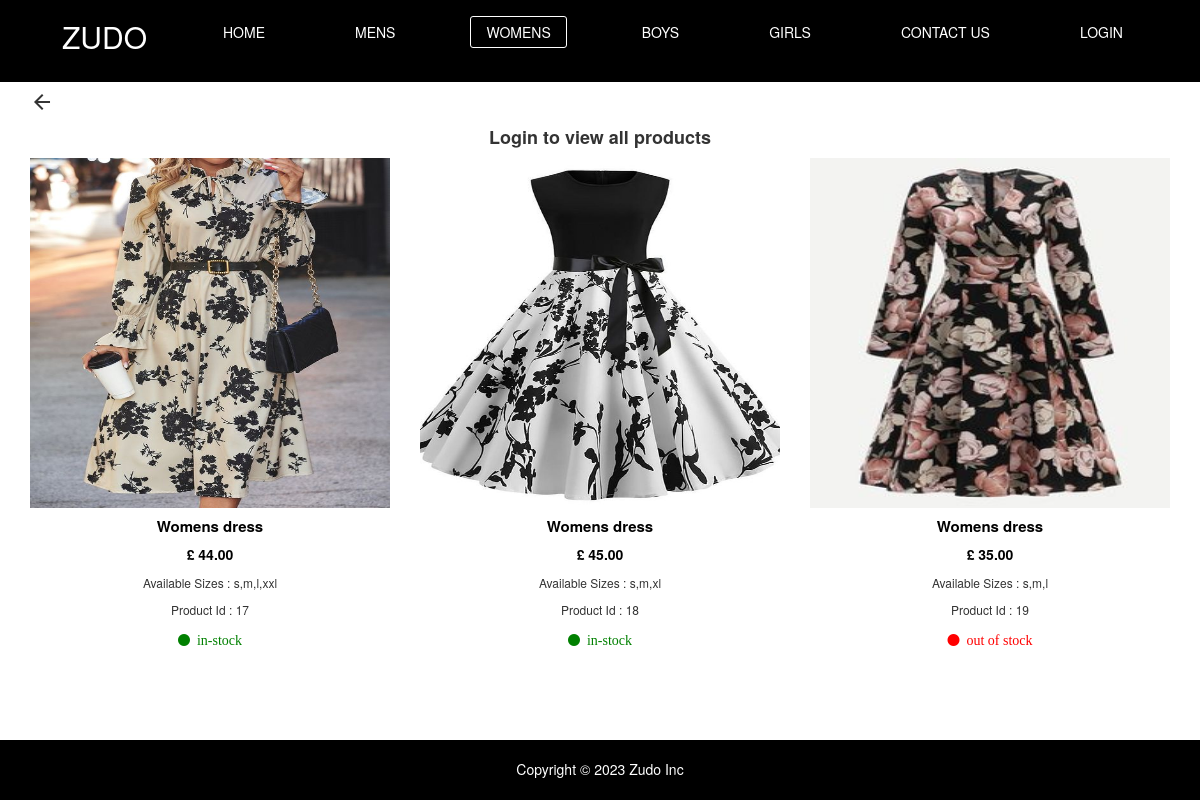
The app's page /womens.php with its own data.
### tables this page shows
CREATE TABLE `product` (
  `product id` int(11) NOT NULL,
  `product name` varchar(50) NOT NULL,
  `category` varchar(20) NOT NULL,
  `price` double(12,2) NOT NULL,
  `available size` varchar(30) NOT NULL,
  `product image` varchar(100) NOT NULL,
  `status` varchar(15) NOT NULL,
  `userno` int(11) NOT NULL
);

### womens.php (the view, shortened to what this page needs)
<!DOCTYPE html>
<html lang="en">
<head>
    <link rel="stylesheet" href="https://maxcdn.bootstrapcdn.com/bootstrap/3.4.1/css/bootstrap.min.css">
    <link rel="stylesheet" href="https://cdnjs.cloudflare.com/ajax/libs/font-awesome/4.7.0/css/font-awesome.min.css">
    <link rel="stylesheet" href="style.css">
</head>
<body>
    <?php
    include 'header.php';
    ?>
    <div class="container" style="margin-top: 90px;">
      <div class="row">
        <div class="col-md-12">
        <i class="material-icons" onclick="history.back()">arrow_back</i>
        <h4 class="text-center" style="font-weight:bold;">Login to view all products</h4>
        </div>
      </div>
    </div>
    <?php
    $conn = mysqli_connect("vesta.uclan.ac.uk", "FPRifas-ali", "NLX7ytZS");
    mysqli_select_db($conn, 'FPRifas-ali');
    $q = "SELECT * FROM product WHERE category = 'womens' LIMIT 3;";
    $rs = mysqli_query($conn, $q); ?>
    <div class="container">
        <div class="row">
            <?php
            while ($row = mysqli_fetch_array($rs)) { ?>
                <div class="col-md-4">
                    <div class="card" style="width: auto;height: auto;">
                        <img src="images/<?php print($row['category']) ?>/<?php print($row['product image']) ?>"
                            class="card-img-top" alt="..." style="width: 100%;height: 350px;">
                        <div class="card-body">
                            <h5 class="card-title text-center" style="font-weight: bold;font-size: 1.5rem;color: black;">
                                <?php print($row['product name']) ?>
                            </h5>
                            <p class="card-text text-center" style="color: black;font-weight: bold;">£
                                <?php print($row['price']) ?>
                            </p>
                            <p class="text-center" style="font-size: 1.2rem;">Available Sizes :
                                <?php print($row['available size']) ?>
                            </p>
                            <p class="text-center" style="font-size: 1.2rem;">Product Id :
                                <?php print($row['product id']) ?>
                            </p>
                            <div class="rating text-center" style="color: red;">
                                <i class="fa fa-circle" style="color: <?php if ($row['status'] == "in-stock") {
                                    print("green");
                                } else {
                                    print("red");
                                } ?>;">&nbsp;
                                    <?php print($row['status']) ?>
                                </i>
                            </div>
                        </div>
                    </div>
                </div>
                <?php
            }
            ?>
        </div>
    </div>
    <footer>
        <div class="fixedfooter">
    <p>Copyright © 2023 Zudo Inc</p>
        </div>
      </footer>
</body>
</html>

### style.css (style rules this page uses)
* { padding: 0; margin: 0; box-sizing: border-box; }
.fixedfooter { width: 100%; height: 60px; background-color: black; padding: 1px; position: fixed; bottom: 0; }
.fixedfooter p { color: white; text-align: center; margin-top: 18px; }
::placeholder { padding-left: 2%; color: white; }
.material-icons { cursor: pointer; }

### records on screen
product: category+product image (picture), product name "Womens dress", price "44.00", available size "s,m,l,xxl", product id "17", status "in-stock"
product: category+product image (picture), product name "Womens dress", price "45.00", available size "s,m,xl", product id "18", status "in-stock"
product: category+product image (picture), product name "Womens dress", price "35.00", available size "s,m,l", product id "19", status "out of stock"
